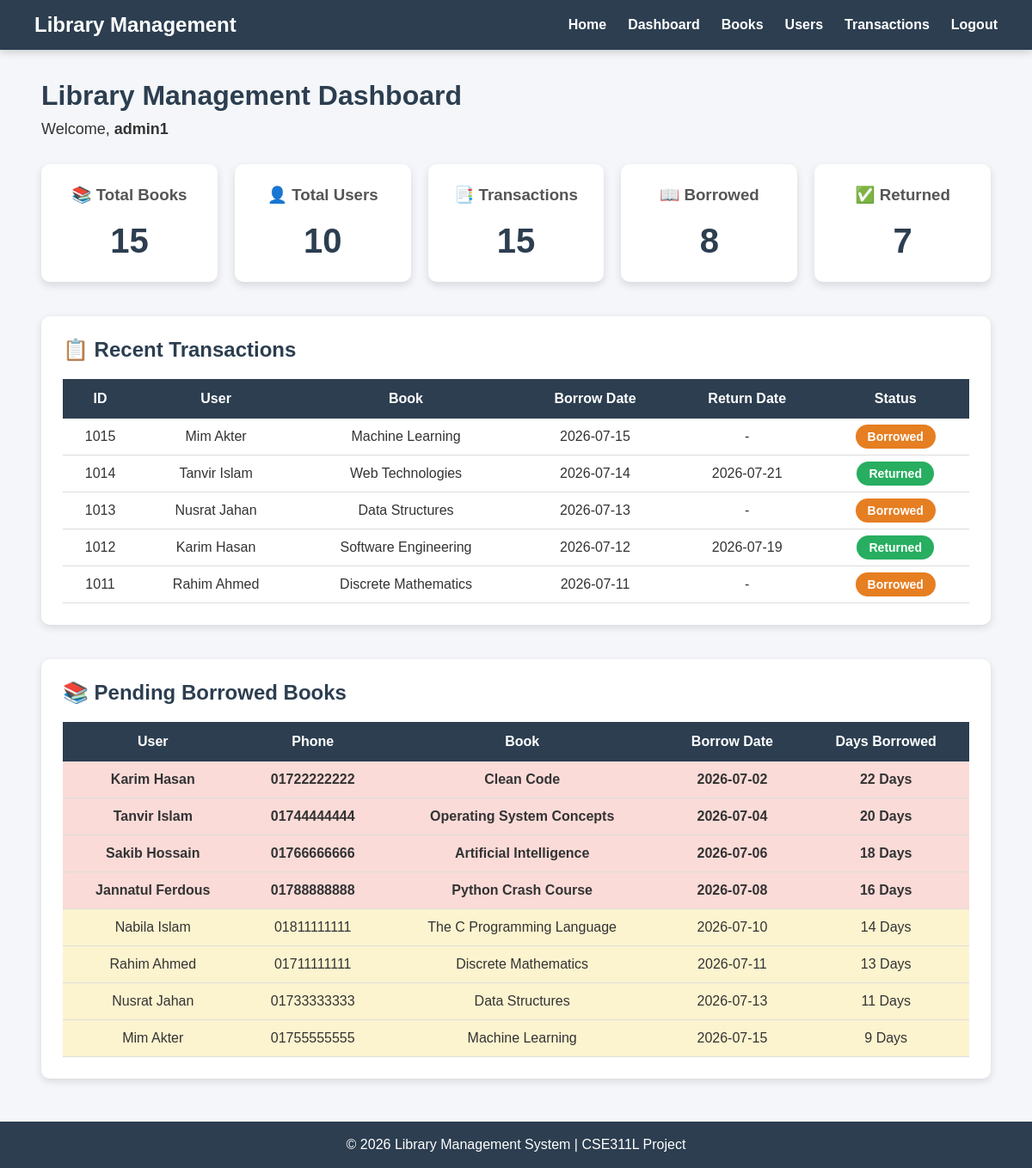
The app's page /library_management/admin/dashboard.php (signed in) with its own data.
### tables this page shows
CREATE TABLE `transactions` (
  `transaction_id` int(11) NOT NULL,
  `user_id` int(11) NOT NULL,
  `book_id` int(11) NOT NULL,
  `borrow_date` date NOT NULL,
  `return_date` date DEFAULT NULL,
  `status` varchar(20) NOT NULL
);

CREATE TABLE `users` (
  `user_id` int(11) NOT NULL,
  `name` varchar(100) NOT NULL,
  `email` varchar(100) NOT NULL,
  `password` varchar(100) NOT NULL,
  `phone` varchar(15) DEFAULT NULL
);

CREATE TABLE `books` (
  `book_id` int(11) NOT NULL,
  `title` varchar(200) NOT NULL,
  `author` varchar(100) NOT NULL,
  `isbn` varchar(20) NOT NULL,
  `quantity` int(11) NOT NULL CHECK (`quantity` >= 0)
);

### library_management/admin/dashboard.php (the view, shortened to what this page needs)
<?php
include '../includes/db.php';
include '../includes/header.php';
include '../includes/navbar.php';
$bookQuery = mysqli_query($conn, "SELECT COUNT(*) AS total FROM books");
$totalBooks = mysqli_fetch_assoc($bookQuery)['total'];
$userQuery = mysqli_query($conn, "SELECT COUNT(*) AS total FROM users");
$totalUsers = mysqli_fetch_assoc($userQuery)['total'];
$transactionQuery = mysqli_query($conn, "SELECT COUNT(*) AS total FROM transactions");
$totalTransactions = mysqli_fetch_assoc($transactionQuery)['total'];
$borrowedQuery = mysqli_query($conn,
"SELECT COUNT(*) AS total
FROM transactions
WHERE status='Borrowed'");
$totalBorrowed = mysqli_fetch_assoc($borrowedQuery)['total'];
$returnedQuery = mysqli_query($conn,
"SELECT COUNT(*) AS total
FROM transactions
WHERE status='Returned'");
$totalReturned = mysqli_fetch_assoc($returnedQuery)['total'];
$recentTransactions = mysqli_query($conn,
"SELECT
transactions.transaction_id,
users.name,
books.title,
transactions.borrow_date,
transactions.return_date,
transactions.status
FROM transactions
INNER JOIN users
ON transactions.user_id = users.user_id
INNER JOIN books
ON transactions.book_id = books.book_id
ORDER BY transaction_id DESC
LIMIT 5"
);
$pendingBooks = mysqli_query($conn,
"SELECT
users.name,
users.phone,
books.title,
transactions.borrow_date
FROM transactions
INNER JOIN users
ON transactions.user_id = users.user_id
INNER JOIN books
ON transactions.book_id = books.book_id
WHERE status='Borrowed'
ORDER BY borrow_date ASC"
);
?>
<div class="container">
<h1 class="page-title">
Library Management Dashboard
</h1>
<p class="welcome-text">
Welcome,
<strong><?php echo $_SESSION['admin']; ?></strong>
</p>
<div class="cards">
<div class="card">
<h3>📚 Total Books</h3>
<h2>
<?php echo $totalBooks; ?>
</h2>
</div>
<div class="card">
<h3>👤 Total Users</h3>
<h2>
<?php echo $totalUsers; ?>
</h2>
</div>
<div class="card">
<h3>📑 Transactions</h3>
<h2>
<?php echo $totalTransactions; ?>
</h2>
</div>
<div class="card">
<h3>📖 Borrowed</h3>
<h2>
<?php echo $totalBorrowed; ?>
</h2>
</div>
<div class="card">
<h3>✅ Returned</h3>
<h2>
<?php echo $totalReturned; ?>
</h2>
</div>
</div>
<div class="table-section">
<h2>
📋 Recent Transactions
</h2>
<table>
<tr>
<th>ID</th>
<th>User</th>
<th>Book</th>
<th>Borrow Date</th>
<th>Return Date</th>
<th>Status</th>
</tr>
<?php
if(mysqli_num_rows($recentTransactions)>0)
{
while($row=mysqli_fetch_assoc($recentTransactions))
{
?>
<tr>
<td>
<?php echo $row['transaction_id']; ?>
</td>
<td>
<?php echo $row['name']; ?>
</td>
<td>
<?php echo $row['title']; ?>
</td>
<td>
<?php echo $row['borrow_date']; ?>
</td>
<td>
<?php
if($row['return_date']==NULL)
{
echo "-";
}
else
{
echo $row['return_date'];
}
?>
</td>
<td>
<?php
if($row['status']=="Borrowed")
{
echo "<span class='status borrowed'>Borrowed</span>";
}
else
{
echo "<span class='status returned'>Returned</span>";
}
?>
</td>
</tr>
<?php
}
}
?>
</table>
</div>
<div class="table-section">
<h2>
📚 Pending Borrowed Books
</h2>
<table>
<tr>
<th>User</th>
<th>Phone</th>
<th>Book</th>
<th>Borrow Date</th>
<th>Days Borrowed</th>
</tr>
<?php
if(mysqli_num_rows($pendingBooks)>0)
{
while($row=mysqli_fetch_assoc($pendingBooks))
{
$today = new DateTime();
$borrow = new DateTime($row['borrow_date']);
$days = $borrow->diff($today)->days;
$rowClass="";
if($days<=7)
{
$rowClass="safe";
}
elseif($days<=14)
{
$rowClass="warning";
}
else
{
$rowClass="danger";
}
?>
<tr class="<?php echo $rowClass; ?>">
<td>
<?php echo $row['name']; ?>
</td>
<td>
<?php echo $row['phone']; ?>
</td>
<td>
<?php echo $row['title']; ?>
</td>
<td>
<?php echo $row['borrow_date']; ?>
</td>
<td>
<?php
echo $days;
?>
Days
</td>
</tr>
<?php
}
}
?>
</table>
</div>
</div>
<?php
include '../includes/footer.php';
?>

### library_management/includes/header.php (shortened to what this page needs)
<!DOCTYPE html>
<html lang="en">
<head>
    <link rel="stylesheet" href="/library_management/css/style.css">
</head>
<body>

### library_management/includes/navbar.php
<nav class="navbar">
<div class="logo">
Library Management
</div>
<ul>
<li><a href="/library_management/index.php">Home</a></li>
<?php
if(isset($_SESSION['admin']))
{
?>
<li><a href="/library_management/admin/dashboard.php">Dashboard</a></li>
<li><a href="/library_management/admin/books.php">Books</a></li>
<li><a href="/library_management/admin/users.php">Users</a></li>
<li><a href="#">Transactions</a></li>
<li><a href="/library_management/logout.php">Logout</a></li>
<?php
}
else
{
?>
<li><a href="/library_management/login.php">Login</a></li>
<?php
}
?>
</ul>
</nav>

### library_management/includes/footer.php
<footer>
    <p>
        &copy; <?php echo date("Y"); ?>
        Library Management System | CSE311L Project
    </p>
</footer>
</body>
</html>

### library_management/css/style.css (style rules this page uses)
* { margin:0; padding:0; box-sizing:border-box; font-family:Arial, Helvetica, sans-serif; }
body { background:#f4f6f9; color:#333; }
.navbar { background:#2c3e50; color:white; display:flex; justify-content:space-between; align-items:center; padding:15px 40px; box-shadow:0 2px 10px rgba(0,0,0,.2); }
.logo { font-size:24px; font-weight:bold; }
.navbar ul { list-style:none; display:flex; }
.navbar ul li { margin-left:25px; }
.navbar ul li a { color:white; text-decoration:none; font-weight:bold; transition:.3s; }
.container { width:92%; margin:35px auto; }
.page-title { color:#2c3e50; margin-bottom:10px; }
.welcome-text { font-size:18px; margin-bottom:30px; }
.cards { display:grid; grid-template-columns: repeat(auto-fit,minmax(200px,1fr)); gap:20px; margin-bottom:40px; }
.card { background:white; border-radius:10px; padding:25px; text-align:center; box-shadow:0 4px 10px rgba(0,0,0,.12); transition:.3s; }
.card h3 { color:#555; margin-bottom:20px; }
.card h2 { font-size:40px; color:#2c3e50; }
.table-section { background:white; padding:25px; border-radius:10px; margin-bottom:40px; box-shadow:0 3px 10px rgba(0,0,0,.12); }
.table-section h2 { margin-bottom:20px; color:#2c3e50; }
table { width:100%; border-collapse:collapse; }
table th { background:#2c3e50; color:white; padding:14px; }
table td { padding:12px; text-align:center; border-bottom:1px solid #ddd; }
.status { color:white; padding:6px 14px; border-radius:20px; font-size:14px; font-weight:bold; }
.borrowed { background:#e67e22; }
.returned { background:#27ae60; }
.warning { background:#fcf3cf; }
.danger { background:#fadbd8; font-weight:bold; }
footer { background:#2c3e50; color:white; text-align:center; padding:18px; margin-top:50px; }

### records on screen
transactions: transaction_id "1015", user.name "Mim Akter", book.title "Machine Learning", borrow_date "2026-07-15", status "Borrowed", user.phone "01755555555"
transactions: transaction_id "1014", user.name "Tanvir Islam", book.title "Web Technologies", borrow_date "2026-07-14", return_date "2026-07-21", status "Returned"
transactions: transaction_id "1013", user.name "Nusrat Jahan", book.title "Data Structures", borrow_date "2026-07-13", status "Borrowed", user.phone "01733333333"
transactions: transaction_id "1012", user.name "Karim Hasan", book.title "Software Engineering", borrow_date "2026-07-12", return_date "2026-07-19", status "Returned"
transactions: transaction_id "1011", user.name "Rahim Ahmed", book.title "Discrete Mathematics", borrow_date "2026-07-11", status "Borrowed", user.phone "01711111111"
transactions: user.name "Karim Hasan", user.phone "01722222222", book.title "Clean Code", borrow_date "2026-07-02"
transactions: user.name "Tanvir Islam", user.phone "01744444444", book.title "Operating System Concepts", borrow_date "2026-07-04"
transactions: user.name "Sakib Hossain", user.phone "01766666666", book.title "Artificial Intelligence", borrow_date "2026-07-06"
transactions: user.name "Jannatul Ferdous", user.phone "01788888888", book.title "Python Crash Course", borrow_date "2026-07-08"
transactions: user.name "Nabila Islam", user.phone "01811111111", book.title "The C Programming Language", borrow_date "2026-07-10"

### other values on screen
$_SESSION['admin'] "admin1"
$totalBooks "15"
$totalUsers "10"
$totalTransactions "15"
$totalBorrowed "8"
$totalReturned "7"
